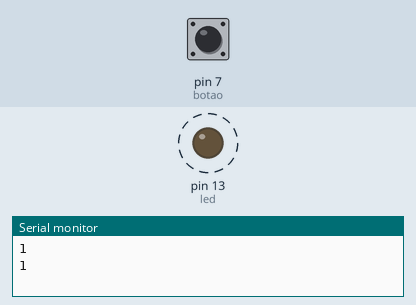
Bench run of a sketch on a simulated Arduino Uno, built with avr-gcc and run on an emulated ATmega328P. On the bench: output pins drawn as LEDs (lit = HIGH), the last lines printed to the serial monitor. Dashed ring = blinking. The test bench sets the inputs (shaded band); at power-on: pin 7 (botao) HIGH.

Above: at 1.8 s.
1.9 s: pin 7 (botao) pulled LOW for 3.2 s
At 5.6 s:
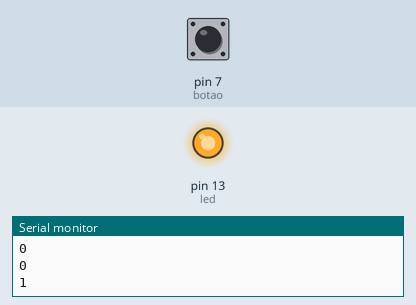
At 6.1 s:
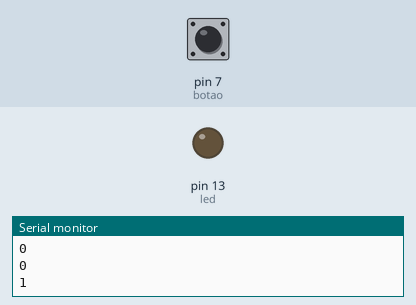
Timing chart, 0 to 12.6 s (numbered marks = the images above; inputs shaded):
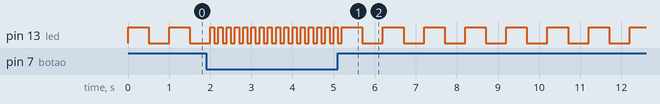

The sketch:

exercicio01.ino
```cpp
int led = 13;
int botao = 7;

void setup() {
  Serial.begin(9600);
  pinMode(led, OUTPUT);
  pinMode(botao, INPUT);
  //pinMode(botao, INPUT_PULLUP);
}

void piscar(int tempo) {
  digitalWrite(led, HIGH);
  delay(tempo);
  digitalWrite(led, LOW);
  delay(tempo);
}

void loop() {
  Serial.println(digitalRead(botao));
  if (digitalRead(botao) == LOW) {
    piscar(100);
  } else {
    piscar(500);
  }
}
```
